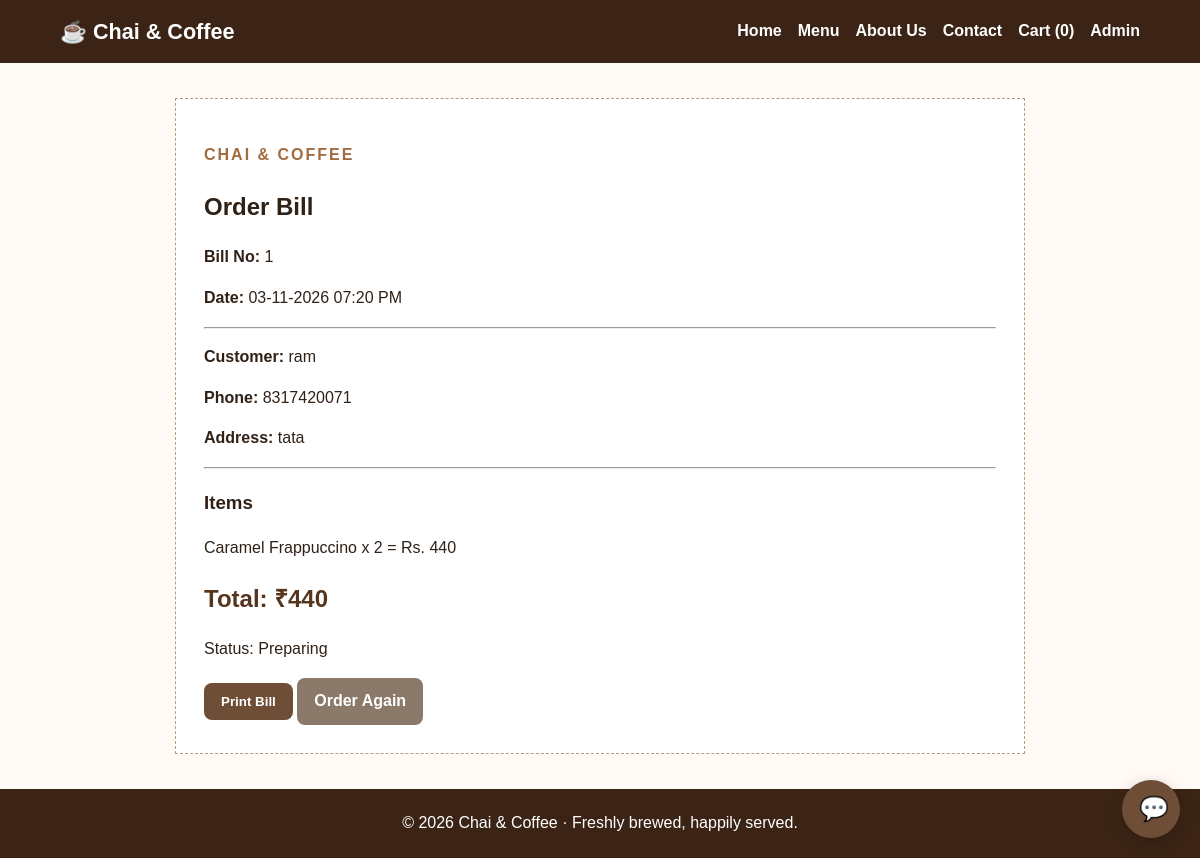
Page /bill/1 on the committed database.
### tables this page shows
CREATE TABLE orders(
            id INTEGER PRIMARY KEY AUTOINCREMENT, customer TEXT, phone TEXT,
            address TEXT, items TEXT, total INTEGER, status TEXT DEFAULT 'Received',
            created_at TEXT);

### app.py (the view)
@app.route("/bill/<int:order_id>")
def bill(order_id):
    with db() as con:
        order = con.execute("SELECT * FROM orders WHERE id=?",(order_id,)).fetchone()
    if not order: return "Bill not found",404
    return render_template("bill.html", order=order)

### app.py (called while the page is built)
def db():
    con = sqlite3.connect(DB_PATH)
    con.row_factory = sqlite3.Row
    return con

@app.context_processor
def inject_cart_count():
    return {"cart_count": sum(session.get("cart", {}).values())}

### templates/bill.html
{% extends "base.html" %}{% block title %}Bill #{{ order.id }}{% endblock %}{% block content %}<section class="section narrow bill"><p class="eyebrow">CHAI & COFFEE</p><h1>Order Bill</h1><p><b>Bill No:</b> {{ order.id }}</p><p><b>Date:</b> {{ order.created_at }}</p><hr><p><b>Customer:</b> {{ order.customer }}</p><p><b>Phone:</b> {{ order.phone }}</p><p><b>Address:</b> {{ order.address }}</p><hr><h3>Items</h3><p>{{ order.items }}</p><h2>Total: ₹{{ order.total }}</h2><p>Status: {{ order.status }}</p><button class="btn" onclick="window.print()">Print Bill</button> <a class="btn secondary" href="{{ url_for('menu') }}">Order Again</a></section>{% endblock %}

### static/css/style.css (style rules this page uses)
* { box-sizing:border-box }
body { margin:0;font-family:Arial,sans-serif;color:#302117;background:#fffaf5;line-height:1.55 }
.eyebrow { letter-spacing:2px;font-weight:bold;color:#a16b3d }
.btn,button { display:inline-block;border:0;border-radius:8px;background:#6f4e37;color:white;padding:11px 17px;font-weight:bold;text-decoration:none;cursor:pointer }
.btn.secondary { background:#8b796a }
.section { max-width:1150px;margin:35px auto;padding:10px 20px 35px }
.section h2 { color:#56351e }
.narrow { max-width:850px }
.bill { background:white;border:1px dashed #b99a7b;padding:28px;margin-top:35px }

### rows in the picture
orders: id "1", created_at "03-11-2026 07:20 PM", customer "ram", phone "8317420071", address "tata", items "Caramel Frappuccino x 2 = Rs. 440", total "440", status "Preparing"

### other values in the picture
{{ cart_count }} "0"
